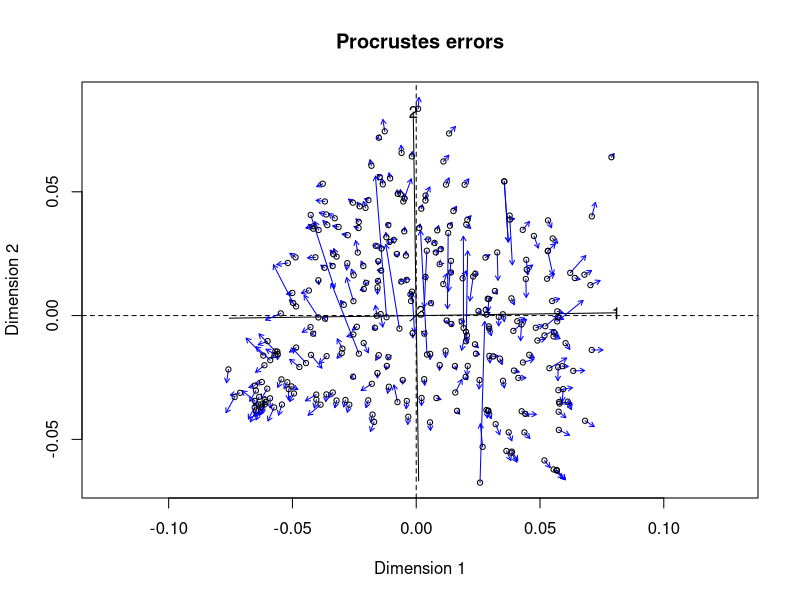
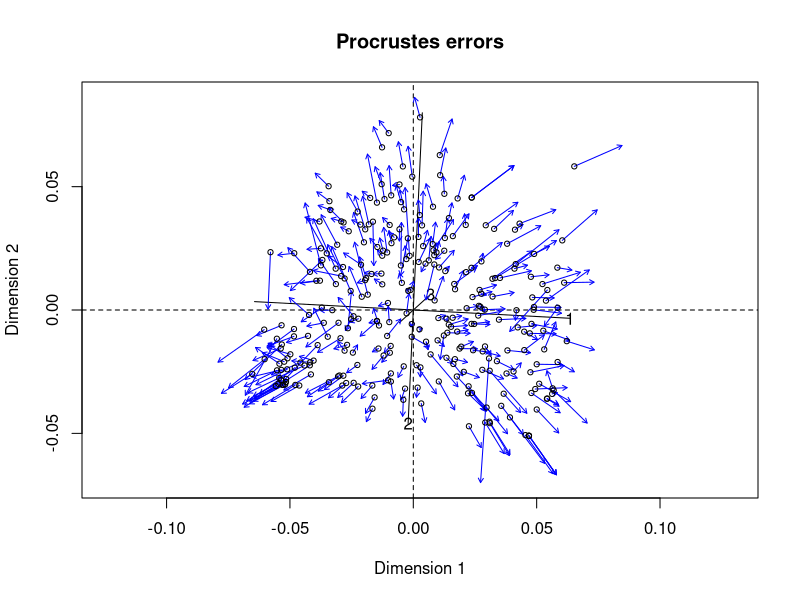
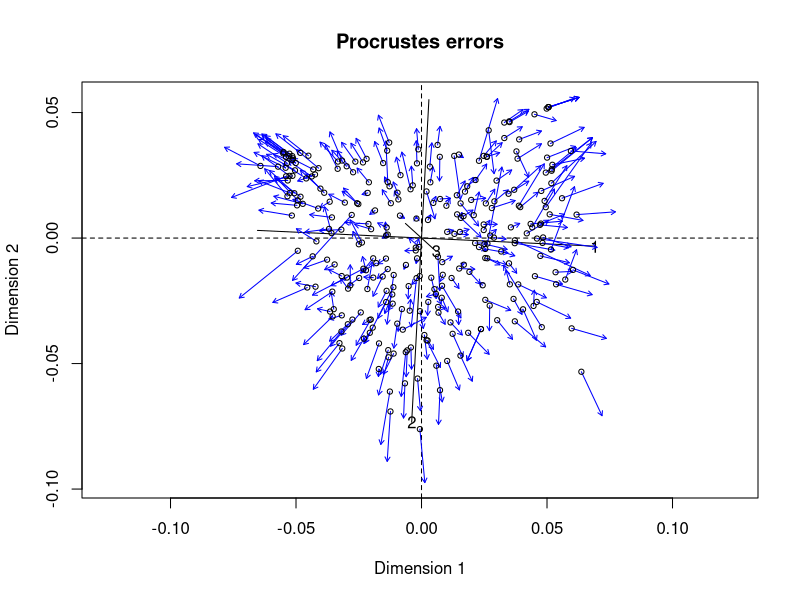
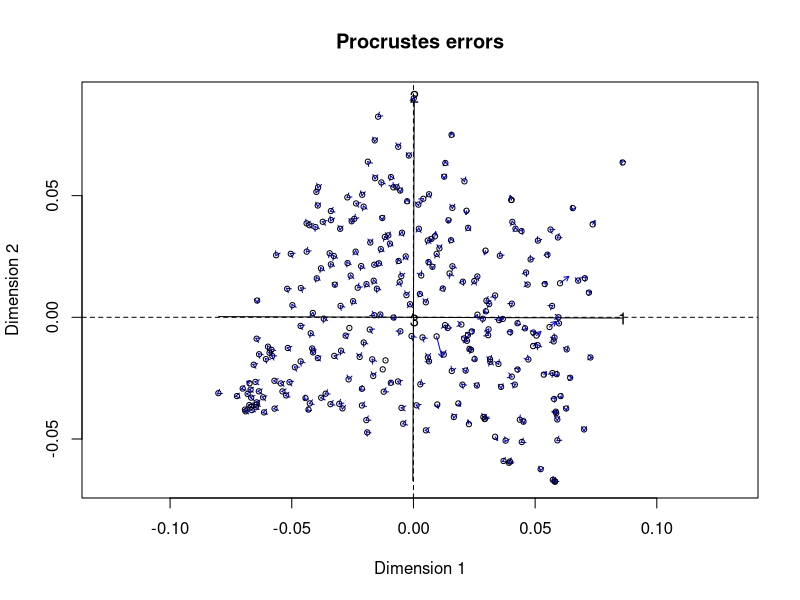
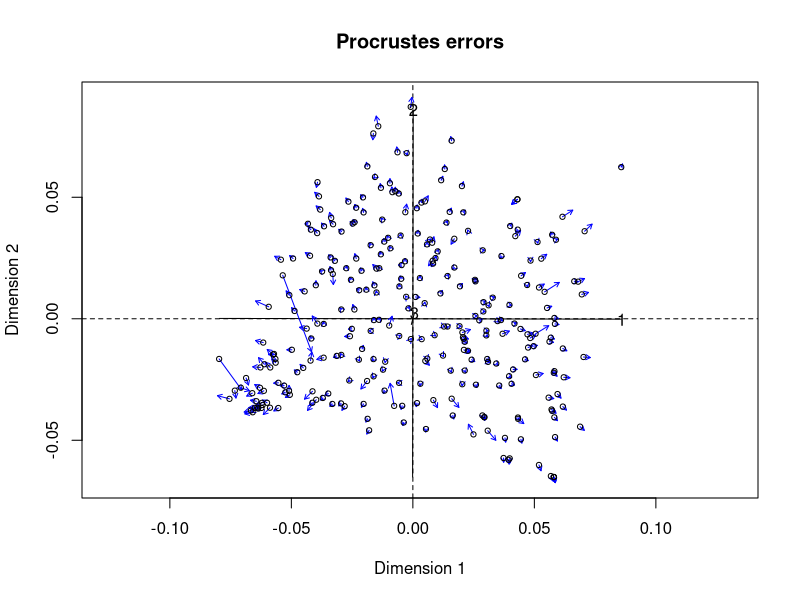
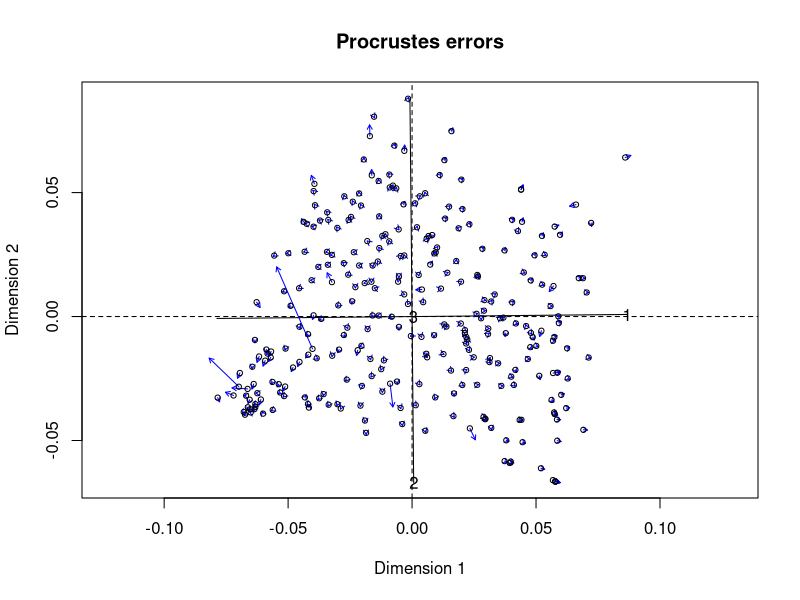
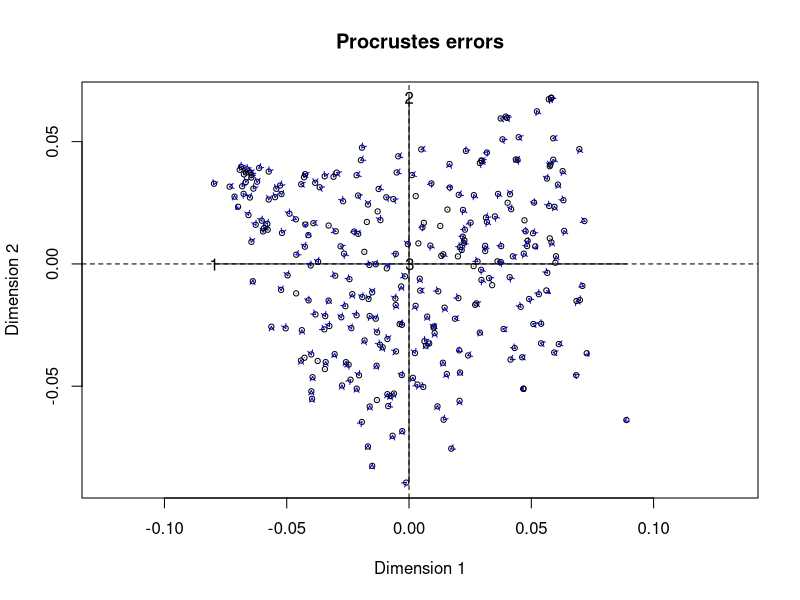
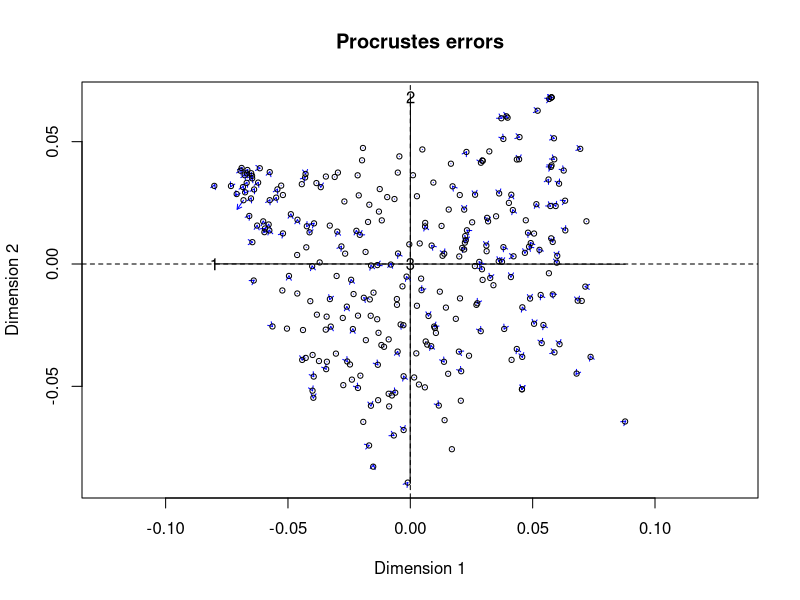

Write R code to recreate these figures, in order. (Note: this script raises an error after producing the figures.)
setwd("/GitHub/Imperial-Molyneaux/IPF-progressive/Class/")

library("dplyr")
library("vegan")
library("ggplot2")
library("tidyverse")

data <- read_csv("Class-normalised.csv") %>%
  filter(!Level1 == "Negative") #remove controls

abund_table <- data %>%
  select(5:ncol(data)) # Only select the reads
rownames(abund_table) <- data$`sample-id`

meta_table <- data %>%
  select("sample-id":Diagnosis)
meta_table$`Sequencing run` <- as.factor(meta_table$`Sequencing run`)
meta_table$Level1 <- as.factor(meta_table$Level1)
meta_table$Diagnosis <- as.factor(meta_table$Diagnosis)
meta_table$Level1 <- gsub("Controls", "Control", meta_table$Level1)

#===============================================================================================================
# Create bv.step function to use later
# Code sourced from: userweb.eng.gla.ac.uk/umer.ijaz/bioinformatics/ecological.html

# This R script is an extension of vegan library's bioenv()
# function and uses the bio.env() and bio.step() of
#	http://menugget.blogspot.co.uk/2011/06/clarke-and-ainsworths-bioenv-and-bvstep.html
#	The original author suggested these functions to overcome
#	the inflexibility of the bioenv() function which uses
#	a similarity matrix based on normalized "euclidean" distance.
# The new functions are given below and implement the following algorithms:
# Clarke, K. R & Ainsworth, M. 1993. A method of linking multivariate community structure to environmental variables. Marine Ecology Progress Series, 92, 205-219.
# Clarke, K. R., Gorley, R. N., 2001. PRIMER v5: User Manual/Tutorial. PRIMER-E, Plymouth, UK.
# Clarke, K. R., Warwick, R. M., 2001. Changes in Marine Communities: An Approach to Statistical Analysis and Interpretation, 2nd edition. PRIMER-E Ltd, Plymouth, UK.
# Clarke, K. R., Warwick, R. M., 1998. Quantifying structural redundancy in ecological communities. Oecologia, 113:278-289.

# Create bv.step function.
bv.step <- function(fix.mat, var.mat,
                    fix.dist.method="gower", var.dist.method="euclidean", correlation.method="spearman",
                    scale.fix=FALSE, scale.var=TRUE,
                    max.rho=0.95,
                    min.delta.rho=0.001,
                    random.selection=TRUE,
                    prop.selected.var=0.2,
                    num.restarts=10,
                    var.always.include=NULL,
                    var.exclude=NULL,
                    output.best=10
){
  
  if(dim(fix.mat)[1] != dim(var.mat)[1]){stop("fixed and variable matrices must have the same number of rows")}
  if(sum(var.always.include %in% var.exclude) > 0){stop("var.always.include and var.exclude share a variable")}
  require(vegan)
  
  if(scale.fix){fix.mat<-scale(fix.mat)}else{fix.mat<-fix.mat}
  if(scale.var){var.mat<-scale(var.mat)}else{var.mat<-var.mat}
  
  fix.dist <- vegdist(as.matrix(fix.mat), method=fix.dist.method)
  
  #an initial removal phase
  var.dist.full <- vegdist(as.matrix(var.mat), method=var.dist.method)
  full.cor <- suppressWarnings(cor.test(fix.dist, var.dist.full, method=correlation.method))$estimate
  var.comb <- combn(1:ncol(var.mat), ncol(var.mat)-1)
  RES <- data.frame(var.excl=rep(NA,ncol(var.comb)), n.var=ncol(var.mat)-1, rho=NA)
  for(i in 1:dim(var.comb)[2]){
    var.dist <- vegdist(as.matrix(var.mat[,var.comb[,i]]), method=var.dist.method)
    temp <- suppressWarnings(cor.test(fix.dist, var.dist, method=correlation.method))
    RES$var.excl[i] <- c(1:ncol(var.mat))[-var.comb[,i]]
    RES$rho[i] <- temp$estimate
  }
  delta.rho <- RES$rho - full.cor
  exclude <- sort(unique(c(RES$var.excl[which(abs(delta.rho) < min.delta.rho)], var.exclude)))
  
  if(random.selection){
    num.restarts=num.restarts
    prop.selected.var=prop.selected.var
    prob<-rep(1,ncol(var.mat))
    if(prop.selected.var< 1){
      prob[exclude]<-0
    }
    n.selected.var <- min(sum(prob),prop.selected.var*dim(var.mat)[2])
  } else {
    num.restarts=1
    prop.selected.var=1
    prob<-rep(1,ncol(var.mat))
    n.selected.var <- min(sum(prob),prop.selected.var*dim(var.mat)[2])
  }
  
  RES_TOT <- c()
  for(i in 1:num.restarts){
    step=1
    RES <- data.frame(step=step, step.dir="F", var.incl=NA, n.var=0, rho=0)
    attr(RES$step.dir, "levels") <- c("F","B")
    best.comb <- which.max(RES$rho)
    best.rho <- RES$rho[best.comb]
    delta.rho <- Inf
    selected.var <- sort(unique(c(sample(1:dim(var.mat)[2], n.selected.var, prob=prob), var.always.include)))
    while(best.rho < max.rho & delta.rho > min.delta.rho & RES$n.var[best.comb] < length(selected.var)){
      #forward step
      step.dir="F"
      step=step+1
      var.comb <- combn(selected.var, RES$n.var[best.comb]+1, simplify=FALSE)
      if(RES$n.var[best.comb] == 0){
        var.comb.incl<-1:length(var.comb)
      } else {
        var.keep <- as.numeric(unlist(strsplit(RES$var.incl[best.comb], ",")))
        temp <- NA*1:length(var.comb)
        for(j in 1:length(temp)){
          temp[j] <- all(var.keep %in% var.comb[[j]])
        }
        var.comb.incl <- which(temp==1)
      }
      
      RES.f <- data.frame(step=rep(step, length(var.comb.incl)), step.dir=step.dir, var.incl=NA, n.var=RES$n.var[best.comb]+1, rho=NA)
      for(f in 1:length(var.comb.incl)){
        var.incl <- var.comb[[var.comb.incl[f]]]
        var.incl <- var.incl[order(var.incl)]
        var.dist <- vegdist(as.matrix(var.mat[,var.incl]), method=var.dist.method)
        temp <- suppressWarnings(cor.test(fix.dist, var.dist, method=correlation.method))
        RES.f$var.incl[f] <- paste(var.incl, collapse=",")
        RES.f$rho[f] <- temp$estimate
      }
      
      last.F <- max(which(RES$step.dir=="F"))
      RES <- rbind(RES, RES.f[which.max(RES.f$rho),])
      best.comb <- which.max(RES$rho)
      delta.rho <- RES$rho[best.comb] - best.rho
      best.rho <- RES$rho[best.comb]
      
      if(best.comb == step){
        while(best.comb == step & RES$n.var[best.comb] > 1){
          #backward step
          step.dir="B"
          step <- step+1
          var.keep <- as.numeric(unlist(strsplit(RES$var.incl[best.comb], ",")))
          var.comb <- combn(var.keep, RES$n.var[best.comb]-1, simplify=FALSE)
          RES.b <- data.frame(step=rep(step, length(var.comb)), step.dir=step.dir, var.incl=NA, n.var=RES$n.var[best.comb]-1, rho=NA)
          for(b in 1:length(var.comb)){
            var.incl <- var.comb[[b]]
            var.incl <- var.incl[order(var.incl)]
            var.dist <- vegdist(as.matrix(var.mat[,var.incl]), method=var.dist.method)
            temp <- suppressWarnings(cor.test(fix.dist, var.dist, method=correlation.method))
            RES.b$var.incl[b] <- paste(var.incl, collapse=",")
            RES.b$rho[b] <- temp$estimate
          }
          RES <- rbind(RES, RES.b[which.max(RES.b$rho),])
          best.comb <- which.max(RES$rho)
          best.rho<- RES$rho[best.comb]
        }
      } else {
        break()
      }
      
    }
    
    RES_TOT <- rbind(RES_TOT, RES[2:dim(RES)[1],])
    print(paste(round((i/num.restarts)*100,3), "% finished"))
  }
  
  RES_TOT <- unique(RES_TOT[,3:5])
  
  
  if(dim(RES_TOT)[1] > output.best){
    order.by.best <- RES_TOT[order(RES_TOT$rho, decreasing=TRUE)[1:output.best],]
  } else {
    order.by.best <-  RES_TOT[order(RES_TOT$rho, decreasing=TRUE), ]
  }
  rownames(order.by.best)<-NULL
  
  order.by.i.comb <- c()
  for(i in 1:length(selected.var)){
    f1 <- which(RES_TOT$n.var==i)
    f2 <- which.max(RES_TOT$rho[f1])
    order.by.i.comb <- rbind(order.by.i.comb, RES_TOT[f1[f2],])
  }
  rownames(order.by.i.comb)<-NULL
  
  if(length(exclude)<1){var.exclude=NULL} else {var.exclude=exclude}
  out <- list(
    order.by.best=order.by.best,
    order.by.i.comb=order.by.i.comb,
    best.model.vars=paste(colnames(var.mat)[as.numeric(unlist(strsplit(order.by.best$var.incl[1], ",")))], collapse=","),
    best.model.rho=order.by.best$rho[1],
    var.always.include=var.always.include,
    var.exclude=var.exclude
  )
  out
  
}
#===============================================================================================================

# Define parameter commands (other options are available for each one).
# Bray (Bray-Curtis) is the most commonly used one and in usually best to use.
# You can change these without changing the command in the functions.
cmethod<-"pearson" # Correlation method to use: pearson, spearman, kendall
fmethod<-"bray" # Fixed distance method: euclidean, manhattan, gower, altGower, canberra, bray, kulczynski, morisita,horn, binomial, and cao
vmethod<-"bray" # Variable distance method: euclidean, manhattan, gower, altGower, canberra, bray, kulczynski, morisita,horn, binomial, and cao
nmethod<-"bray" # NMDS distance method:  euclidean, manhattan, gower, altGower, canberra, bray, kulczynski, morisita,horn, binomial, and cao

# Create the command to find the top 10 genus driving the separation of samples.
res.bv.step.biobio <- bv.step(wisconsin(abund_table),
                              wisconsin(abund_table),
                              fix.dist.method=fmethod,
                              var.dist.method=vmethod,
                              correlation.method=cmethod,
                              scale.fix=FALSE,
                              scale.var=FALSE,
                              max.rho=0.95,
                              min.delta.rho=0.001,
                              random.selection=TRUE,
                              prop.selected.var=0.3,
                              num.restarts=10,
                              output.best=10,
                              var.always.include=NULL)

res.bv.step.biobio
# WARNINGS: These refer to empty rows and can be ignored.
# Sub-samplING the community matrix in bv.step to only include a subset of genus
# means there will be cases when the "abund_table" will have empty rows,
# especially when we are selecting only 10 genus.


# Find the 10 best subset of genus driving the separation of samples
taxaNames<-colnames(abund_table)
bestTaxaFit <-""
for(i in (1:length(res.bv.step.biobio$order.by.best$var.incl)))
{
  bestTaxaFit[i] <- paste(paste(taxaNames[as.numeric(unlist(strsplit(res.bv.step.biobio$order.by.best$var.incl[i],
                                                                     split = ",")))],
                                collapse = ' + '),
                          " = ",
                          res.bv.step.biobio$order.by.best$rho[i],
                          sep = "")
}

# Select the column (genus) names of the top ten genus
bestTaxaFit <- data.frame(bestTaxaFit)
colnames(bestTaxaFit) <- "Best combination of taxa with similarity score"
bestTaxaFit
# Generate the NMDS plot
MDS_res = metaMDS(abund_table,
                  distance = nmethod,
                  k = 3, # Set the number of dimensions
                  smin = 0.0001, # 0.0001 is the default
                  sfgrmin = 0.0000001, # 0.0000001 is the default
                  sratmax = 0.99999, # 0.99999 is the default
                  try = 200, # Minimum number of random starts
                  maxit = 300, # Maximum number of random starts
                  trymax = 300, # Number of attempts at calculating the NMDS plot to find the best one
                  plot = TRUE, # TRUE shows the plots developing as the code is running.
                  engine = "monoMDS")
MDS_res


# Test the significance of the taxa in the NMDS plot
bio.keep <- as.numeric(unlist(strsplit(res.bv.step.biobio$order.by.best$var.incl[1], ",")))
bio.fit <- envfit(MDS_res, abund_table[,bio.keep,drop=F], perm = 999)
bio.fit

# Get the vectors for bio.fit
# Limit the taxa shown to only those with significant p-values.
# This can be useful to avoid overcrowding the NMDS plot with overlapping names.
# Extract the data for the arrows.
vectors <- as.list(bio.fit$vectors)
vectors
# r2 is the degree to which the taxa explain differences in the NMDS plot.
# Scale the length of the arrows by the r2.
arrows <- as.data.frame(vectors$arrows*sqrt(vectors$r))
arrows
# Extract the p-values for the arrows.
pvals <- as.data.frame(vectors$pvals)
pvals
# Create a dataframe with the arrows and p-values
significant_arrows <- cbind(arrows, pvals)
significant_arrows
# Subset the dataframe to only those with p<0.05
significant_taxa <- subset(significant_arrows, pvals < 0.05)
significant_taxa


# Test the significance of the metadata variables in the NMDS plot
en = envfit(MDS_res, meta_table, permutations = 9999, na.rm = TRUE)
en

# Test the nMDS plot and factors using base R.
plot(MDS_res)
plot(en)

# Extract the continuous numeric metadata variables that explain NMDS plot variance.
# this doesn't exist in this particular data set
# It can be FVC if lung function is included. 
B <- as.list(en$vectors)
# Create a dataframe with the arrows and p-values
B_pvals <- as.data.frame(B$pvals)
B_arrows <- as.data.frame(B$arrows * sqrt(B$r))
B_sig_arrows <- cbind(B_arrows, B_pvals)
# Subset the dataframe to only those with p<0.05
en_coord_cont_sig <- subset(B_sig_arrows, B$pvals < 0.05) # this will be patient ID
# Use en_coord_cont_sig to annotate the ggplot.
en_coord_cont_sig

# Extract the categorical factor metadata variables that explain NMDS plot variance.
en_factor <- as.list(en$factors)
en_factor
# Create a dataframe with the centroids (the center point of each factor level) and p-values.
en_factor_pvals <- as.data.frame(en_factor$pvals)
en_factor_pvals <- rownames_to_column(en_factor_pvals, "group")
en_factor_var_id <- as.data.frame(en_factor$var.id)
en_factor_centroids <- as.data.frame(en_factor$centroids)
en_factor_centroids <- rownames_to_column(en_factor_centroids, "centroid")
bind <- cbind(en_factor_var_id, en_factor_centroids)
names(bind)[names(bind) == 'en_factor$var.id'] <- 'group'
merged <- merge(bind, en_factor_pvals, by = "group")
names(merged)[names(merged) == 'en_factor$pvals'] <- 'pvals'
merged
# Limit metadata factors shown to only those with significant p-values
# This is to avoid overcrowding the NMDS plot with overlapping names
# Subset the dataframe to only those with p < 0.05
en_coord_cat_sig <- subset(merged, merged$pvals < 0.05) 
en_coord_cat_sig <- en_coord_cat_sig[,2:4]
en_coord_cat_sig <- rownames_to_column(en_coord_cat_sig, "none")
en_coord_cat_sig <- column_to_rownames(en_coord_cat_sig, "centroid")
en_coord_cat_sig <- en_coord_cat_sig[,-1]
# Use en_coord_cat_sig to annotate the ggplot.
en_coord_cat_sig


# Prepare the dataframe to make the ggplot.
# Extract the coordinates to draw the NMDS plot.
dataframe <- scores(MDS_res, display=c("sites"))
dataframe

# Convert into a dataframe.
dataframe <- data.frame(dataframe)

# Add Treatment group information to the dataframe.
dataframe <- cbind(dataframe, meta_table)
# Set the levels of the metadata factor that is used to color the plot.
# This will set the order groups will appear in the legend and when assigning colors and symbols.
dataframe$Level1 <- factor(dataframe$Level1,
                                levels = c("Control",
                                           "Fibrosis"
                                ))
head(dataframe)


#Create the ggplot
p <- ggplot(data = dataframe,
            aes(x = NMDS1,
                y = NMDS2)) +
  # Set the metadata to be used to change the colour and shape of the plot symbols.
  geom_point(aes(colour = Level1,
                 shape = Level1)) +
  # Set the color of the symbols used for each group.
  scale_colour_manual(name = "Diagnosis",
                      labels = c("Healthy",
                                 "Fibrosis"),
                      values = c("red1",
                                 "steelblue3",
                                 "slateblue",
                                 "seagreen2",
                                 "hotpink")) +
  # Set the shape of the symbols used for each group.
  scale_shape_manual(name = "Diagnosis",
                     labels = c("Healthy", 
                                "Fibrosis"),
                     # Define the shapes of the symbols used in the plot (each number is a different R symbol).
                     values = c(22, 21)) +
  # Defining the x axis limits helps stop taxa names being cut off.
  scale_x_continuous(limits = c(-1.4, 1.1)) +
  # Set the plot title.
  labs(title = "BAL vs. oral rinse (Unfiltered 16S data)",
       subtitle = "At Class level, envfit p < 0.05") +
  theme(# Define the plot title.
    plot.title = element_text(size=10),
    plot.subtitle = element_text(size=8),
    # Define the plot margin size.
    plot.margin = margin(t = 4, r = 4, b = 4, l = 4),
    # Define the legend position.
    legend.position = "right",
    # Define the x axis legend spacing.
    legend.spacing.x = unit(.1, 'cm'),
    # Define the y axis legend spacing.
    legend.spacing.y = unit(.1, 'cm'),
    # Format the legend title.
    legend.title = element_text(size=8),
    # Format the size of the legend text.
    legend.text = element_text(size=8),
    # Remove the grey background.
    legend.background = element_blank(),
    # Remove rectangle around the legend
    legend.box.background = element_blank(),
    # Remove the box from the legend.
    legend.key = element_blank(),
    # Remove the grey plot background.
    panel.background = element_blank(),
    # Remove the plot border.
    panel.border = element_blank(),
    # Remove the major plot grid lines.
    panel.grid.major = element_blank(),
    # Remove the minor plot grid lines.
    panel.grid.minor = element_blank(),
    # Format x axis title.
    axis.title.x = element_text(size=8, colour = "black"),
    # Format x axis labels.
    axis.text.x = element_text(size=8, colour = "black"),
    # Format the y axis title text size.
    axis.title.y = element_text(size=8, colour = "black"),
    # Format the axis label text size.
    axis.text.y = element_text(size=8, colour = "black"),
    # Format x and y axis ticks.
    axis.ticks = element_line(size = 0.35, colour = "black"),
    # Format x and y axis lines.
    axis.line = element_line(size = 0.35, colour = "black"),
    # Define the plot aspect ratio.
    aspect.ratio = 1) +
  
  # Add the taxa arrows to the ggplot.
  geom_segment(data = significant_taxa,
               aes(x = 0,
                   y = 0,
                   xend = NMDS1,
                   yend = NMDS2),
               # Format the size of the arrow head.
               arrow = arrow(length = unit(0.2, "cm")),
               # Format the color of the arrows.
               color = "black",
               # Format the thickness of the arrows.
               alpha = .8) +
  
  # Add the taxa names to the ggplot.
  geom_text(data = as.data.frame(significant_taxa * 1), # "significant_taxa*1.5" moves the names 1.5 x the length of the arrow.
            aes(NMDS1,
                NMDS2,
                label = rownames(significant_taxa)),
            # Format genus font.
            fontface = "italic",
            # Format genus names.
            color = "black",
            # Format the size of the genus names.
            size = 3) +
  
  # Add the continuous metadata variable arrows to the ggplot.
  #  geom_segment(data = as.data.frame(en_coord_cont_sig),
  #               aes(x = 0, y = 0, xend = NMDS1, yend = NMDS2),
  # Format the size of the arrow head.
  #               arrow = arrow(length = unit(0.2, "cm")),
  # Format the color of the arrows.
  #               colour = "purple",
  # Format the thickness of the arrows.
  #               alpha = 0.8) +
  
# Add the continuous metadata names to the ggplot.
#  geom_text(data = en_coord_cont_sig * 1.7, # Make the name labels 1.6 x away from the length of the arrows.
#            aes(x = NMDS1, y = NMDS2),
#            label = row.names(en_coord_cont_sig),
# Format the color of the variable names.
#            colour = "purple",
# Format the font of the variable names.
#            fontface = "bold",
# Format the size of the variable names.
#            size = 3) +

# Add the categorical metadata variable points to the ggplot.
geom_point(data = en_coord_cat_sig,
           aes(x = NMDS1, y = NMDS2),
           # Format the shape of the symbol.
           shape = "diamond",
           # Format the color of the symbol.
           colour = "darkorchid4",
           # Format the size of the symbol.
           size = 5) +
  
  # Add the categorical metadata variable names to the ggplot.
  geom_text(data = en_coord_cat_sig,
            aes(x = NMDS1, y = NMDS2 + 0.05), # Add +0.08 to move the names above the diamonds.
            label = row.names(en_coord_cat_sig),
            # Format the color of the variable names.
            colour = "darkorchid4",
            # Format the font of the variable names.
            fontface = "bold",
            # Format the size of the variable names.
            size = 3,)

# Print the plot within R.
p



# This will print into the current working directory file.
# Set the saved pdf file name and define the size of the plot (height and width are in inches).
pdf("16S Unfiltered-Class analysis- Diagnosis", width = 6, height = 6)

# print(p) saves the figure as a pdf file.
print(p)
dev.off()
